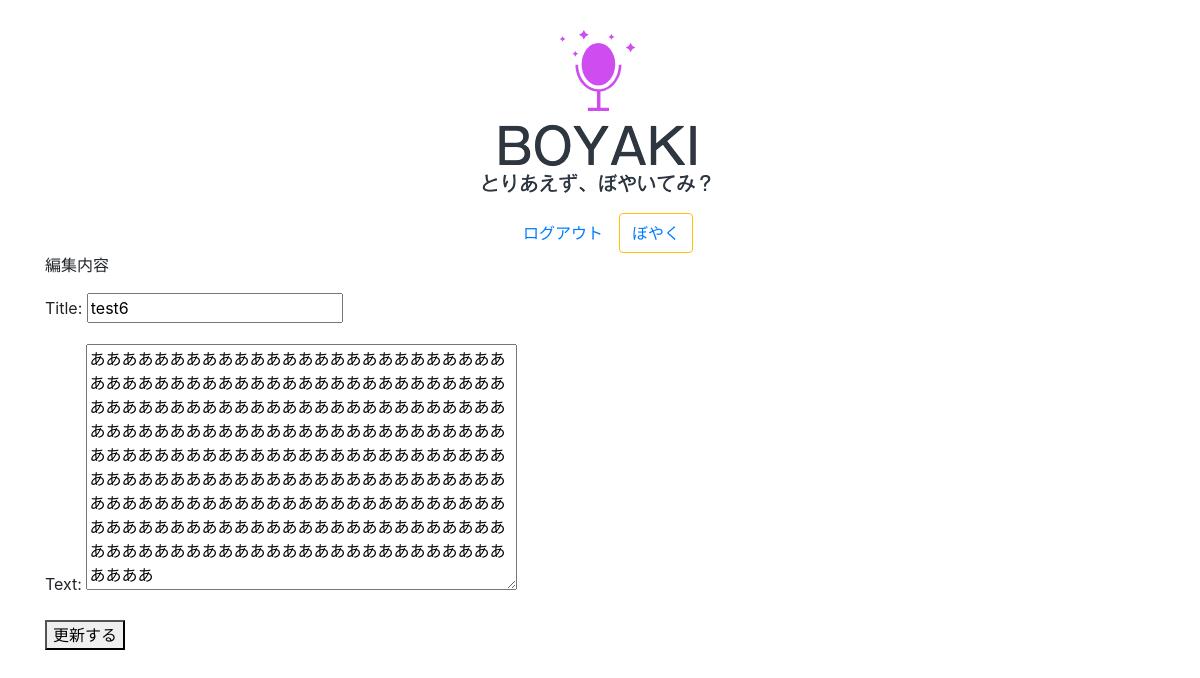
The page /post/7/update/ (signed in) on the database its author committed.
### blogs/models.py (models this page shows, shortened)
class Post(models.Model):
    title = models.CharField(max_length=255)
    text = models.TextField()
    author = models.ForeignKey(
        'auth.User',
        on_delete = models.CASCADE,
    )
    created_at = models.DateTimeField(auto_now_add=True)
    updated_at = models.DateTimeField(auto_now=True)

### blogs/views.py (the view)
# urls.py: path('post/<int:pk>/update/', views.UpdateView.as_view(), name='update'),
class UpdateView(LoginRequiredMixin, generic.edit.UpdateView):  # The LoginRequired mixin
    model = Post
    fields = ['title', 'text']  # '__all__'
    success_url = reverse_lazy('blogs:index')
    def dispatch(self, request, *args, **kwargs):
        obj = self.get_object()
        if obj.author != self.request.user:
            raise PermissionDenied('You do not have permission to edit.')
        return super(UpdateView, self).dispatch(request, *args, **kwargs)

### blogs/templates/blogs/post_form.html (shortened to what this page needs)
{% extends 'base.html' %}
{% block content %}
<p>{{ object|yesno:'編集,投稿'}}内容</p>
<section class="common-form">
    <form action="" method="post">{% csrf_token %}
        {{ form.as_p }}
        <button type="submit" class="submit">{{ object|yesno:'更新,投稿'}}する</button>
    </form>
</section>
{% endblock %}

### rows shown on the page
Post: title "test6", text "ああああああああああああああああああああああああああああああああああああああああああああああああああああああああああああああああああああああああああああああああああああああああああああああああああああああああああああああああああああああああああああああああああああああああああああああああああああああああああああああああああああああああああああああああああああああああああああああああああああああああああああああああああああああああああああああああああああああああああああああ"

### other values the page prints
{{ object|yesno:'編集,投稿' }} "編集"
{{ object|yesno:'更新,投稿' }} "更新"
